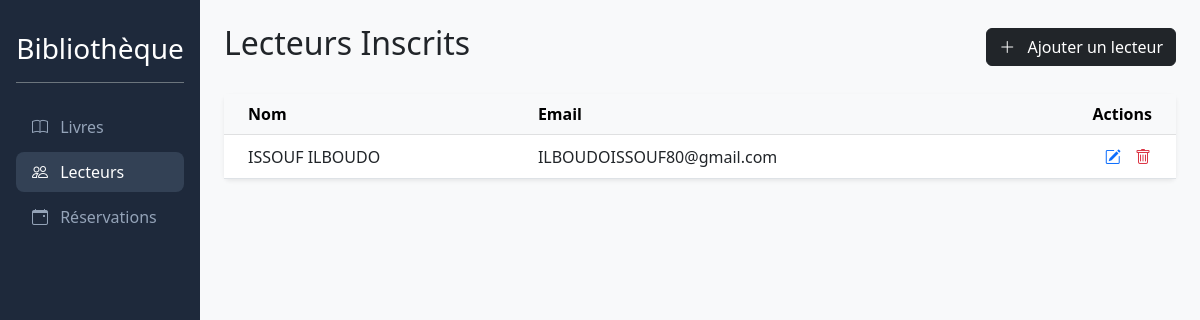
Page /readers/ on the earlier database version.
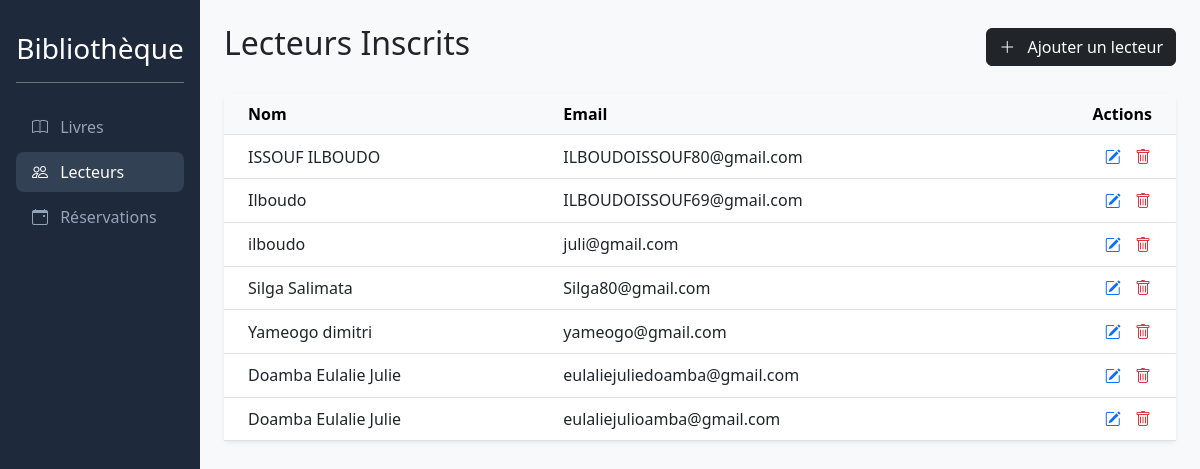
Same page on the later database version.
### library/models.py (models this page shows, shortened)
class Reader(models.Model):
    name = models.CharField(max_length=100)
    email = models.EmailField(unique=True)

### library/views.py (the view)
# urls.py: path('readers/', views.reader_list, name='reader_list'),
def reader_list(request):
    if request.method == "POST":
        name = request.POST.get('name')
        email = request.POST.get('email')
        if name and email:
            Reader.objects.create(name=name, email=email)
            return redirect('reader_list') # Recharge la page pour voir le nouveau lecteur
    readers = Reader.objects.all()
    return render(request, 'library/reader_list.html', {'readers': readers})

### library/templates/library/reader_list.html (shortened to what this page needs)
{% extends 'library/base.html' %}
{% block content %}
<div class="d-flex justify-content-between align-items-center mb-4">
    <h2>Lecteurs Inscrits</h2>
    <button class="btn btn-dark" type="button" data-bs-toggle="collapse" data-bs-target="#collapseFormReader" aria-expanded="false" aria-controls="collapseFormReader">
        <i class="bi bi-plus-lg me-2"></i> Ajouter un lecteur
    </button>
</div>
<div class="card shadow-sm border-0">
    <table class="table table-hover align-middle mb-0">
        <thead class="table-light">
            <tr>
                <th class="ps-4">Nom</th>
                <th>Email</th>
                <th class="text-end pe-4">Actions</th>
            </tr>
        </thead>
        <tbody>
            {% for reader in readers %}
            <tr>
                <td class="ps-4">{{ reader.name }}</td>
                <td>{{ reader.email }}</td>
                <td class="text-end pe-4">
                <button type="button" class="btn btn-link text-primary p-0 me-2"
                    onclick="showEditForm('{{ reader.pk }}', '{{ reader.name|escapejs }}', '{{ reader.email|escapejs }}')">
                    <i class="bi bi-pencil-square"></i>
                </button>
                    <a href="{% url 'delete_reader' reader.pk %}" class="btn btn-link text-danger p-0"
                       onclick="return confirm('Voulez-vous vraiment supprimer ce lecteur ?');">
                        <i class="bi bi-trash"></i>
                    </a>
                </td>
            </tr>
            {% empty %}
            <tr>
                <td colspan="3" class="text-center py-4 text-muted">Aucun lecteur inscrit.</td>
            </tr>
            {% endfor %}
        </tbody>
    </table>
</div>
{% endblock %}

Differences in the rows shown:
added Reader: name "Ilboudo", email "ILBOUDOISSOUF69@gmail.com"
added Reader: name "ilboudo", email "juli@gmail.com"
added Reader: name "Silga Salimata", email "Silga80@gmail.com"
added Reader: name "Yameogo dimitri", email "yameogo@gmail.com"
added Reader: name "Doamba Eulalie Julie", email "eulaliejuliedoamba@gmail.com"
added Reader: name "Doamba Eulalie Julie", email "eulaliejulioamba@gmail.com"
